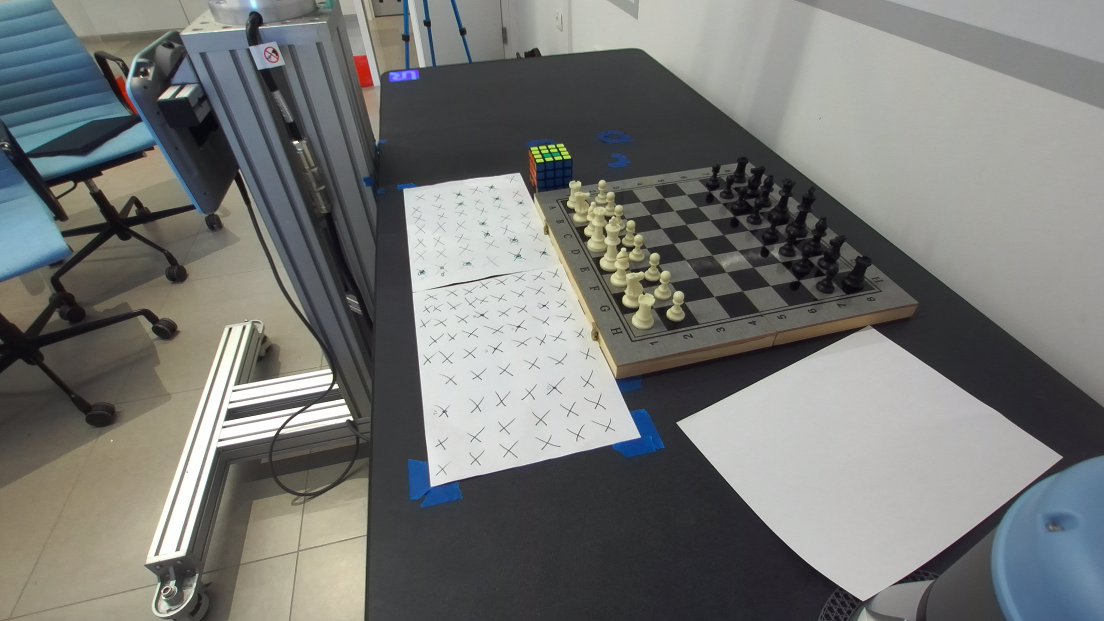
#> input picture ZED/zed_board_images/zed_20260702_172423_840.png, 2208 x 1242 px (shown at 1/2 size)
$ python crop_images.py zed_board_images out
#> lines starting #> are read from the running program, lines starting #| are printed output that depends on the picture
import os
from typing import List

import cv2
import numpy as np

HEIGHT = 320
WIDTH = 960
Y_MIN, Y_MAX = 40, 360   # height = 320
X_MIN, X_MAX = 650, 1610 # width = 960

assert X_MIN + WIDTH == X_MAX
assert Y_MIN + HEIGHT == Y_MAX

VALID_EXTENSIONS = ('.png', '.jpg', '.jpeg', '.bmp', '.webp')


def crop_carton_roi(image: np.ndarray) -> np.ndarray:
    """Crop a BGR image using the fixed ZED carton ROI constants."""
    if image.ndim != 3 or image.shape[2] != 3:
        raise ValueError("Input image must be a BGR color image")

    h, w = image.shape[:2]
    if w < X_MAX or h < Y_MAX:
        raise ValueError(
            f"Input image is too small for crop constants: got {w}x{h}, need at least {X_MAX}x{Y_MAX}"
        )

    return image[Y_MIN:Y_MAX, X_MIN:X_MAX].copy()


def crop_carton_roi_dir(input_dir: str, output_dir: str) -> None:
    """Crop every valid image in input_dir and save the results to output_dir."""
#> called with input_dir = 'zed_board_images', output_dir = 'out'
    os.makedirs(output_dir, exist_ok=True)

    if not os.path.exists(input_dir):
        raise FileNotFoundError(f"Input directory does not exist: {input_dir}")

    filenames: List[str] = [
        f for f in os.listdir(input_dir) if f.lower().endswith(VALID_EXTENSIONS)
    ]

    if not filenames:
        print(f"No valid image files found in: {input_dir}")
        return

    print(f"Found {len(filenames)} images. Cropping to ({Y_MAX - Y_MIN}x{X_MAX - X_MIN})...\n")

    processed_count = 0
    for filename in filenames:
        image_path = os.path.join(input_dir, filename)
        img = cv2.imread(image_path)
#> img is the input picture: shape (1242, 2208, 3); mean B, G, R 116.5, 118.8, 117.4
        if img is None:
            print(f"Warning: Failed to load {filename}, skipping...")
            continue

        carton_roi = crop_carton_roi(img)
#> in crop_carton_roi, `return image[Y_MIN:Y_MAX, X_MIN:X_MAX].copy()`:
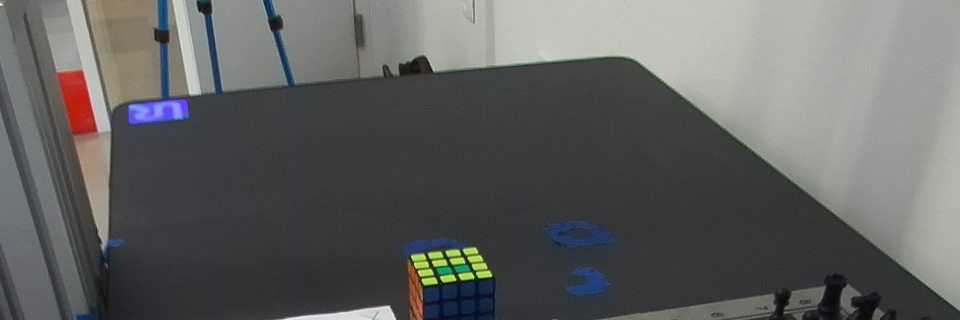
#> returned value: shape (320, 960, 3); mean of channels 0, 1, 2 96.4, 97.7, 96.8; drawn as B, G, R
        save_path = os.path.join(output_dir, filename)
        cv2.imwrite(save_path, carton_roi)
        processed_count += 1
#> pass 2 of the loop in crop_carton_roi_dir, `for filename in filenames:`:
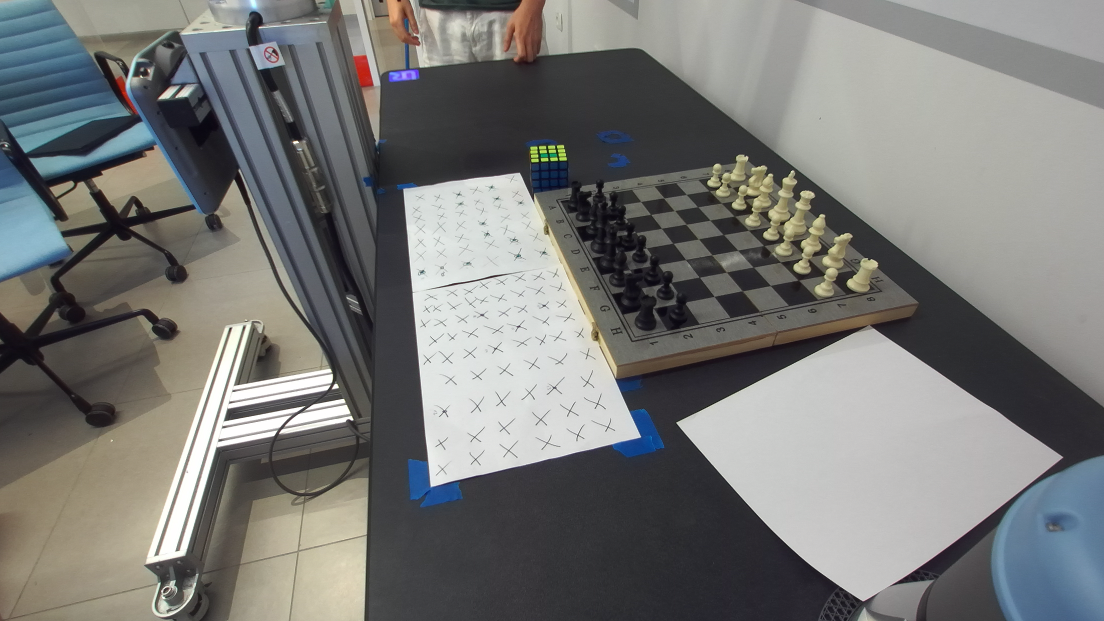
#> input picture ZED/zed_board_images/zed_20260702_172523_447.png, 2208 x 1242 px (shown at 1/2 size)
#> in crop_carton_roi_dir, img is the input picture: shape (1242, 2208, 3); mean B, G, R 118.5, 120.5, 120
#> in crop_carton_roi (call 2), `return image[Y_MIN:Y_MAX, X_MIN:X_MAX].copy()`:
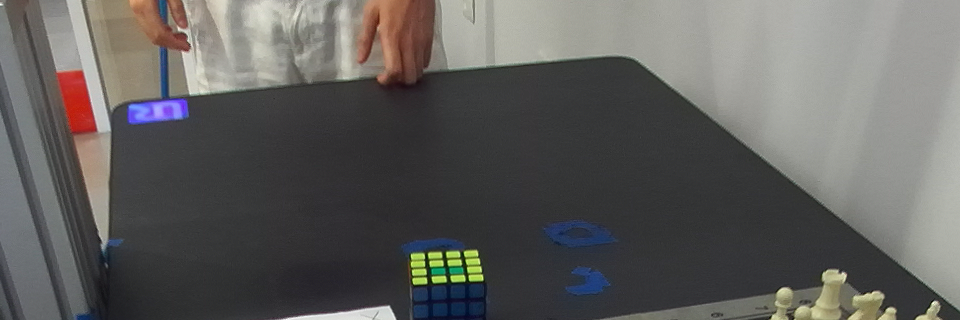
#> returned value: shape (320, 960, 3); mean of channels 0, 1, 2 93.1, 95.3, 96.4; drawn as B, G, R

    print(f"Finished! Successfully cropped and saved {processed_count} images to: {output_dir}")


if __name__ == "__main__":
    import argparse

    parser = argparse.ArgumentParser(
        description="Crop a directory of ZED images using the fixed carton ROI."
    )
    parser.add_argument("input_dir", help="Directory containing source images")
    parser.add_argument("output_dir", help="Directory where cropped images will be saved")
    args = parser.parse_args()

    crop_carton_roi_dir(args.input_dir, args.output_dir)
